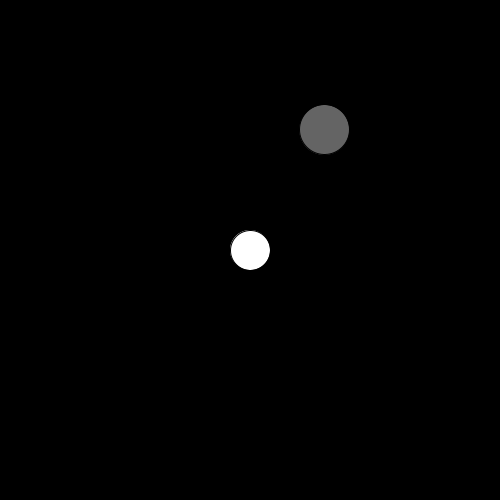
Frame 1 (no input)
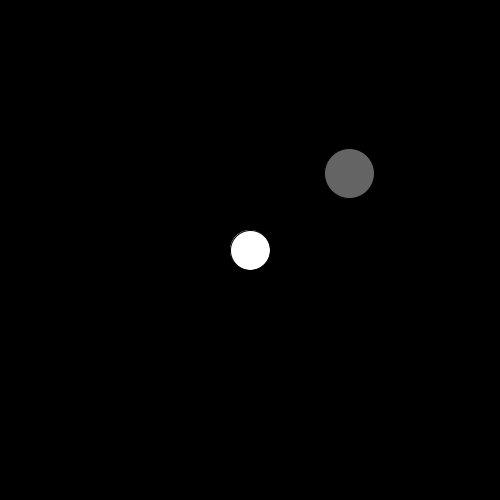
Frame 60 (the mouse pressed at the canvas centre just before this capture)
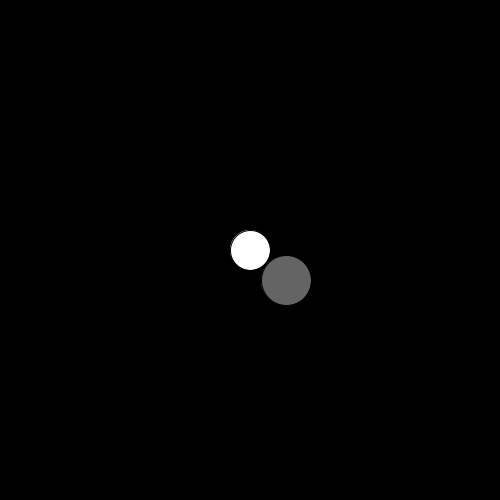
Frame 120 (the mouse held since frame 60 and released just before this capture)

The Processing sketch that drew these frames (run headless with seeded random() and noise(); from frame 60 on, the mouse is pressed at the canvas centre):

// Processing sketch: Force_1
// ── Force_1.pde
Mover mover;
Attract a;

void setup(){
  size(500,500);
  mover=new Mover(10,random(0,width),random(0,height));
  a=new Attract();
}

void draw(){
  background(0);
  a.display();
  
  PVector f=a.attract(mover);
  mover.applyForce(f);
  mover.update();
  mover.display();
}

// ── Attract.pde
class Attract{
  float mass;
  float G;
  PVector position, dragOffset;
  
  Attract(){
    position=new PVector(width/2,height/2);
    mass=20;
    G=.98;
    dragOffset=new PVector(0,0);
  }
  
  PVector attract(Mover m){
    PVector force=PVector.sub(position,m.position);
    
    float d=force.mag();
    d=constrain(d,5,25);
    force.normalize();
    float strength=(G*mass*m.mass)/(d*d);
    force.mult(strength);
    return force;
  }
  
  void display(){
    fill(255);
    ellipse(position.x,position.y,mass*2,mass*2);
  }
}

// ── Mover.pde
class Mover{
  PVector position, velocity, acceleration;
  float mass;
  
  Mover(float m, float x, float y){
    mass=m;
    position=new PVector(x,y);
    velocity=new PVector(1,0);
    acceleration=new PVector(0,0);
  }
  void applyForce(PVector force){
    PVector f=PVector.div(force,mass);
    acceleration.add(f);
  }
  void update(){
    position.add(velocity);
    velocity.add(acceleration);
    acceleration.mult(0);
  }
  
  void display(){
    fill(255,100);
    ellipse(position.x,position.y,50,50);
  }
}
